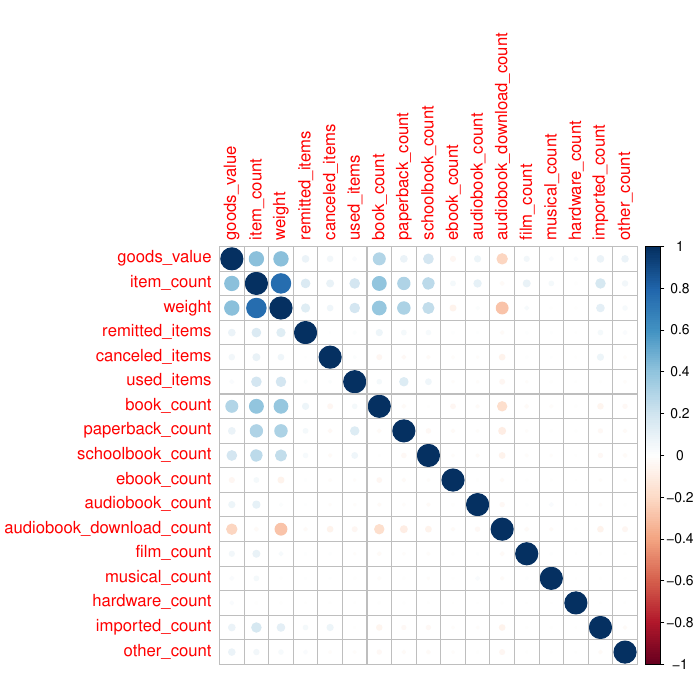

Recreate this plot in R.
# Calculate the correlation matrix
# We select the numeric variabels inside of the function by applying function is.numeric to each element of dataframe loans (i.e. each variable)
print_correlation_matrix = function(data, filename = "correlation_matrix.pdf")
{
  idx_numeric = sapply(data, is.numeric)
  cmatrix = cor(known[, idx_numeric])

  # Install the package "corrplot"
  if(!require("corrplot")) install.packages("corrplot");library(corrplot)

  # The size of the dots indicates how strong the variables correlate with each other, 
  # while the color shows direction
  
  # export everything to pdf
  dev.off()
  pdf(file = filename)
  corrplot(cmatrix)
  dev.off()
  return(cmatrix)
}
  